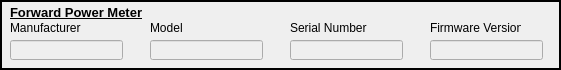
        <widget class="QFrame" name="frame_6">
            <property name="geometry">
                <rect>
                    <x>10</x>
                    <y>327</y>
                    <width>561</width>
                    <height>70</height>
                </rect>
            </property>
            <property name="frameShape">
                <enum>QFrame::Box</enum>
            </property>
            <property name="frameShadow">
                <enum>QFrame::Plain</enum>
            </property>
            <property name="lineWidth">
                <number>2</number>
            </property>
            <property name="midLineWidth">
                <number>1</number>
            </property>
            <widget class="QLineEdit" name="FPM_MANUFACTURER_FIELD">
                <property name="enabled">
                    <bool>false</bool>
                </property>
                <property name="geometry">
                    <rect>
                        <x>10</x>
                        <y>40</y>
                        <width>113</width>
                        <height>20</height>
                    </rect>
                </property>
            </widget>
            <widget class="QLabel" name="label_27">
                <property name="geometry">
                    <rect>
                        <x>10</x>
                        <y>20</y>
                        <width>91</width>
                        <height>16</height>
                    </rect>
                </property>
                <property name="text">
                    <string>Manufacturer</string>
                </property>
            </widget>
            <widget class="QLineEdit" name="FPM_MODELNUM_FIELD">
                <property name="enabled">
                    <bool>false</bool>
                </property>
                <property name="geometry">
                    <rect>
                        <x>150</x>
                        <y>40</y>
                        <width>113</width>
                        <height>20</height>
                    </rect>
                </property>
            </widget>
            <widget class="QLabel" name="label_28">
                <property name="geometry">
                    <rect>
                        <x>150</x>
                        <y>20</y>
                        <width>81</width>
                        <height>16</height>
                    </rect>
                </property>
                <property name="text">
                    <string>Model</string>
                </property>
            </widget>
            <widget class="QLabel" name="label_29">
                <property name="geometry">
                    <rect>
                        <x>290</x>
                        <y>20</y>
                        <width>81</width>
                        <height>16</height>
                    </rect>
                </property>
                <property name="text">
                    <string>Serial Number</string>
                </property>
            </widget>
            <widget class="QLineEdit" name="FPM_SN_FIELD">
                <property name="enabled">
                    <bool>false</bool>
                </property>
                <property name="geometry">
                    <rect>
                        <x>290</x>
                        <y>40</y>
                        <width>113</width>
                        <height>20</height>
                    </rect>
                </property>
            </widget>
            <widget class="QLabel" name="label_30">
                <property name="geometry">
                    <rect>
                        <x>430</x>
                        <y>20</y>
                        <width>91</width>
                        <height>16</height>
                    </rect>
                </property>
                <property name="text">
                    <string>Firmware Version</string>
                </property>
            </widget>
            <widget class="QLineEdit" name="FPM_FIRMWARE_V_FIELD">
                <property name="enabled">
                    <bool>false</bool>
                </property>
                <property name="geometry">
                    <rect>
                        <x>430</x>
                        <y>40</y>
                        <width>113</width>
                        <height>20</height>
                    </rect>
                </property>
            </widget>
            <widget class="QLabel" name="label_31">
                <property name="geometry">
                    <rect>
                        <x>10</x>
                        <y>5</y>
                        <width>151</width>
                        <height>16</height>
                    </rect>
                </property>
                <property name="autoFillBackground">
                    <bool>false</bool>
                </property>
                <property name="frameShape">
                    <enum>QFrame::NoFrame</enum>
                </property>
                <property name="frameShadow">
                    <enum>QFrame::Plain</enum>
                </property>
                <property name="lineWidth">
                    <number>0</number>
                </property>
                <property name="midLineWidth">
                    <number>0</number>
                </property>
                <property name="text">
                    <string>&lt;html&gt;&lt;head/&gt;&lt;body&gt;&lt;p&gt;&lt;span style=&quot; font-size:10pt;
                        font-weight:600; text-decoration: underline;&quot;&gt;Forward Power Meter&lt;/span&gt;&lt;/p&gt;&lt;/body&gt;&lt;/html&gt;
                    </string>
                </property>
                <property name="openExternalLinks">
                    <bool>false</bool>
                </property>
            </widget>
        </widget>
